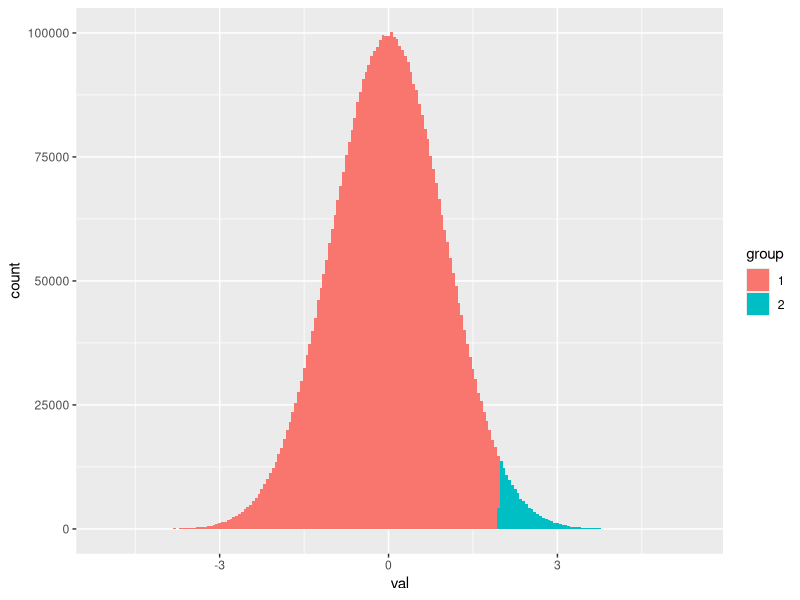

Recreate this plot in R. (Note: this script raises an error after producing the figure.)
N <- 5000000
x <- rnorm(N,0,1)
x.df <- data.frame(val=x)
x.df$group <- factor(ifelse(x.df$val<1.96,1,2))

library(ggplot2)
g <- ggplot(data=x.df,aes(x=val,group=group,fill=group))
g <- g + geom_histogram(binwidth=0.05)
g



# 事前分布による先行データの活用
N <- 100
mu <- 170
sig <- 10
Y <- rnorm(N,mu,sig)
Ypre <- Y[1:(N/2)]
Ypost <- Y[(N/2)+1:(N/2)]
# Step.1
# データ全体に対して，無情報事前分布で推定
datastan <- list(N=N,Y=Y)
fit3_all <- sampling(model1,data=datastan)
# データ全体の結果
print(fit3_all)

# Step.2
# 仮想データの前半分に対して，無情報事前分布で推定
datastan <- list(N=length(Ypre),Y=Ypre)
fit3_pre <- sampling(model1,data=datastan)
# 前半分データの結果
print(fit3_pre)

# Step.3
# 仮想データの後半分に対して，無情報事前分布で推定
datastan <- list(N=length(Ypost),Y=Ypost)
fit3_post_null <- sampling(model1,data=datastan)
print(fit3_post_null)

# Step.4
# 前半分データの平均値を推定値としてとりだす
estMu <- extract(fit3_pre,pars="mu")$mu
estSig <- extract(fit3_pre,pars="sig")$sig
# 平均値と標準偏差の平均値を事前分布情報として使うモデル
model3 <-  stan_model("priorTest.stan",model_name="single Norm with Prior2")
# 仮想データの後半分に対して，前半分データの推定値を事前分布として渡す
datastan <- list(N=length(Ypost),Y=Ypost,
                 prior_mu=mean(estMu),prior_mu_sd=sd(estMu),
                 prior_sd_mean=mean(estSig),prior_sd_sd=sd(estSig))
fit3_post <- sampling(model3,data=datastan)

print(fit3_all)
print(fit3_pre)
print(fit3_post_null)
print(fit3_post)
